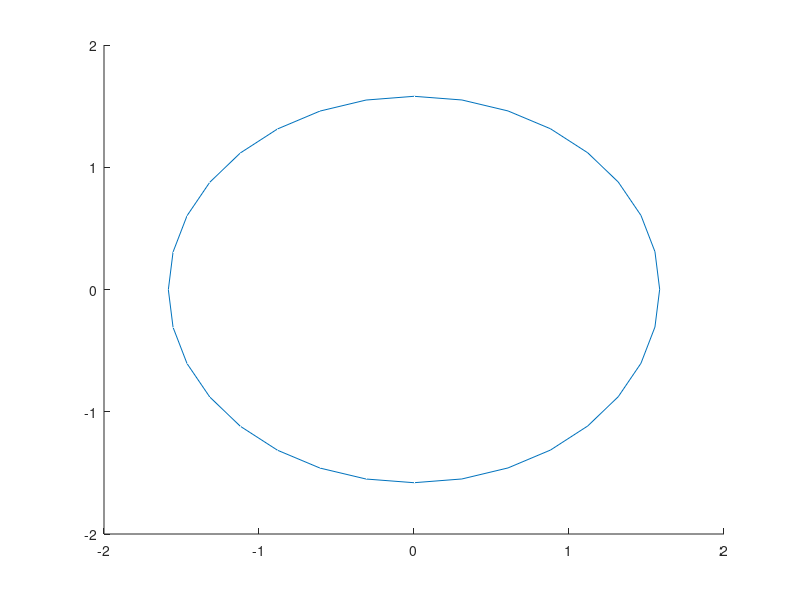

The MATLAB script that drew this image: (Note: this script raises an error after producing the figure.)
%------------- problem 3------------ -----------------------------------------
% Data from literature
% r_mars =  1.529; % radius of mars
% delta   = 1.85;  % declination of martian orbit w.r.t ecliptic

%-------------------------------------------------------------------------------
data_tri = importdata('01_data_mars_triangulation.csv',',',1);
% theta => heliocentric longitude of earth
theta_deg = data_tri.data(:, 5);
theta_min = data_tri.data(:, 6);
theta     = theta_deg + theta_min/60;

% phi => geocentric longitude of mars
phi_deg = data_tri.data(:, 7);
phi_min = data_tri.data(:, 8);
phi     = phi_deg + phi_min/60;

sin_theta = sind(theta); % sine
cos_theta = cosd(theta); % cosine
m         = tand(phi);   % slope of line joining earth and mars

% calculating the locations of the five different porjections of Mars on the
% elciptic plane.

x_mars = zeros(5,1);
y_mars = zeros(5,1);
z_mars = zeros(5,1);
for i = 1:5
  indx      = 2*(i-1) + 1;
  x_mars(i,1) = (sin_theta(indx+1) - sin_theta(indx)) + (m(indx)*cos_theta(indx) - m(indx+1)*cos_theta(indx+1));
  x_mars(i,1) = x_mars(i)/(m(indx) - m(indx+1));

  y_mars(i,1)    = m(indx)*x_mars(i,1) + sin_theta(indx) - (m(indx)*cos_theta(indx));
end
%-------------------------------------------------------------------------------

a               = 0.0162388;
b               = -0.0534152;
for i = 1:5
  z_mars(i) = -a*x_mars(i) - b*y_mars(i);
end
% x_mars, y_mars and z_mars are the three dimensional cordinate of Mars in a heliocentric cartresian system

pos = zeros(5,3);
for i = 1:5
  pos(i,1) = x_mars(i)^2;
  pos(i,2) = y_mars(i)^2;
  pos(i,3) = z_mars(i)^2;
end

fid = fopen('script3.dat', 'w+');
for i=1:size(pos, 1)
    fprintf(fid, '%f ', pos(i,:));
    fprintf(fid, '\n');
end
fclose(fid);

% On fitting using an implementation of Marquardt-Levenberg algorithm (fit command)
% in gnuplot following values of parameters r which corresponds to the square of
% the radius were determined.
 % function used : g(x,y) = -x + -y + r

% Final set of parameters            Asymptotic Standard Error
% =======================            ==========================
%
% r               = 2.50484          +/- 0.1838       (7.337%)

% display("radius of martian orbit calculated assuming orbit is a circle");
radius_sqr = 2.50484;
radius = sqrt(radius_sqr)
error  = sqrt(0.1838)

%%----------------------------------------------------------------------------%%
data_opp = importdata('01_data_mars_opposition.csv',',',1);
len = 12;

theta       = zeros(len,1);
geo_phi     = zeros(len,1);
phi         = zeros(len,1);

for i = 1:len
  geo_phi(i)   = data_opp.data(i,8) + (data_opp.data(i,9)/60);
end

r_mars = 1.5818;

for i = 1:len
  phi(i) = geo_phi(i)/r_mars;
end

zdc  = zeros(len,1);
angl = zeros(len,1);
for i = 1:len
  zdc(i,1)    = data_opp.data(i,4);
  angl(i,1)   = data_opp.data(i,5) + data_opp.data(i,6)/60;
  theta(i,1)  = (zdc(i)-1)*30 + angl(i);
end

s_theta = sind(theta);
c_theta = cosd(theta);
s_phi   = sind(phi);
c_phi   = cosd(phi);

pos = zeros(len,3);
for i = 1:len
  pos(i,1) = radius*c_phi(i)*c_theta(i);
  pos(i,2) = radius*c_phi(i)*s_theta(i);
  pos(i,3) = radius*s_phi(i);
end

a               = 0.0162388;
b               = -0.0534152;

% ## Copyright (C) 2008 Indrek Mandre <indrek(at)mare.ee>
% ## For more information please see http://www.mare.ee/indrek/octave/
%
% ## Compute:
% ##    circle 3D coordinates
% ##
% ## usage: [X, Y, Z] = circle3d(center, normal, radius)
% ##
% ## Example:
% ##    [X, Y, Z] = circle3d([0 0 0], [1 0 0], 1);
% ##
%
% ## Author: Indrek Mandre <indrek(at)mare.ee>
% ## Created: 2008-07-17

function [x, y, z] = circle3d(center, normal, radius)
  p = cross(normal, [1 0 0]);
  if (dot(p, p) < 0.3 )
    p = cross(normal, [0 1 0]);
    if (dot(p, p) < 0.3 )
      p = cross(normal, [0 0 1]);
    endif
  endif
  p = p ./ norm(p);
  q = cross (normal, p);
  t = (0:pi/16:2*pi)(:);
  ret = repmat(center, size(t)) + radius * cos(t) * p + radius * sin(t) * q;
  x = ret(:, 1);
  y = ret(:, 2);
  z = ret(:, 3);
endfunction


[X,Y,Z] = circle3d([0 0 0], [a b 1], radius);

hold on
plot3(X,Y,Z);
plot3 (pos(1,:), pos(2,:), pos(3,:),'red','*');
hold off
